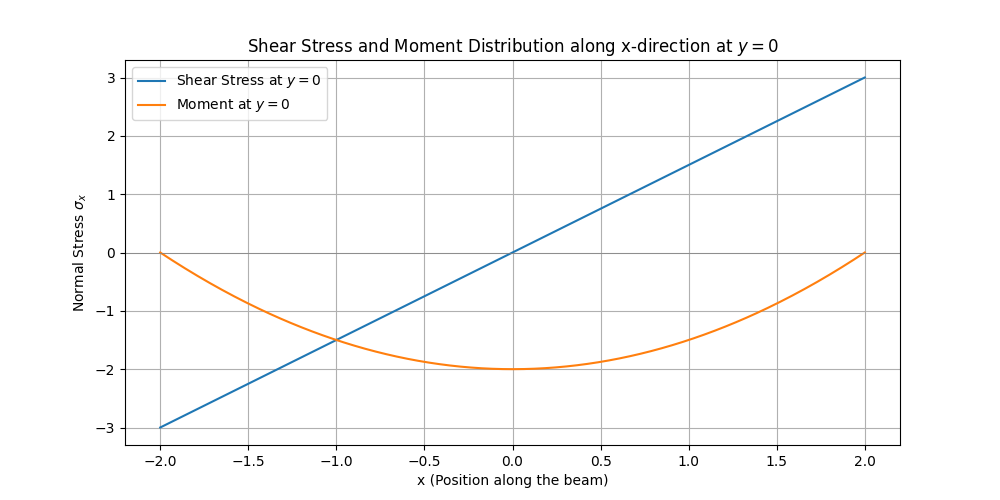

Source code (Python):
from sympy import diff, symbols, latex, simplify,integrate,lambdify
import matplotlib.pyplot as plt
import numpy as np
phi, h, L, x, y, q= symbols('phi h l x y q')

phi = q/(20*h**3) * (-20*y**3*(L**2-x**2) - 4*y**5 -15*h**2*x**2*y + 2*h**2*y**3 - 5*h**3*x**2)

sigma_x = diff(diff(phi,y),y)
sigma_y = diff(diff(phi,x),x)
sigma_xy = -diff(diff(phi,x),y)

BC11 = sigma_xy.subs(y,-h/2)
BC12 = sigma_xy.subs(y,h/2)
BC2 = sigma_y.subs(y,-h/2)
BC3 = sigma_y.subs(y,h/2)

BC4 = integrate(sigma_x,(y,-h/2,h/2))
BC41 = BC4.subs(x,-L)
BC42 = BC4.subs(x,L)

BC5 = integrate(sigma_x*y,(y,-h/2,h/2))
BC51 = BC5.subs(x,-L)
BC52 = BC5.subs(x,L)


BC6 = integrate(sigma_xy,(y,-h/2,h/2))
BC61 = BC6.subs(x,-L)
BC62 = BC6.subs(x,L)

print('BC11=',latex(simplify(BC11)))
print('BC12=',latex(simplify(BC12)))
print('BC2=',latex(simplify(BC2)))
print('BC3=',latex(simplify(BC3)))
print('BC41=',latex(simplify(BC41)))
print('BC42=',latex(simplify(BC42)))
print('BC51=',latex(simplify(BC51)))
print('BC52=',latex(simplify(BC52)))
print('BC61=',latex(simplify(BC61)))
print('BC62=',latex(simplify(BC62)))

sigma_xx = sigma_x.subs(x,L)
print('sigma_xx=',latex(simplify(sigma_xx)))

L_value = 2 
h_value = 1   
q_value = 1 
x_values = np.linspace(-L_value, L_value, 400)
bending = integrate(sigma_x*y,(y,-h/2,h/2))
#sigma_x_numerical = lambdify((x, y, h, q, L), sigma_x, 'numpy')
sigma_xy_numerical = lambdify((x, y, h, q, L), sigma_xy, 'numpy')
bending_numerical = lambdify((x, h, q, L), bending, 'numpy')

y_mid = 0


#sigma_x_values_mid_y = sigma_x_numerical(x_values, y_mid, h_value, q_value, L_value)
sigma_xy_values_mid_y = sigma_xy_numerical(x_values, y_mid, h_value, q_value, L_value)
bending_values = bending_numerical(x_values, h_value, q_value, L_value)

plt.figure(figsize=(10, 5))
#plt.plot(x_values, sigma_x_values_mid_y, label=r'$\sigma_x$ at $y = h/2$')
plt.plot(x_values, sigma_xy_values_mid_y, label=r'Shear Stress at $y = 0$')
plt.plot(x_values, bending_values, label=r'Moment at $y = 0$')
plt.title('Shear Stress and Moment Distribution along x-direction at $y=0$')
plt.xlabel('x (Position along the beam)')
plt.ylabel('Normal Stress $\sigma_x$')
plt.axhline(0, color='gray', lw=0.5)  # Add a line at sigma_x = 0 for reference
plt.legend()
plt.grid(True)
plt.show()
